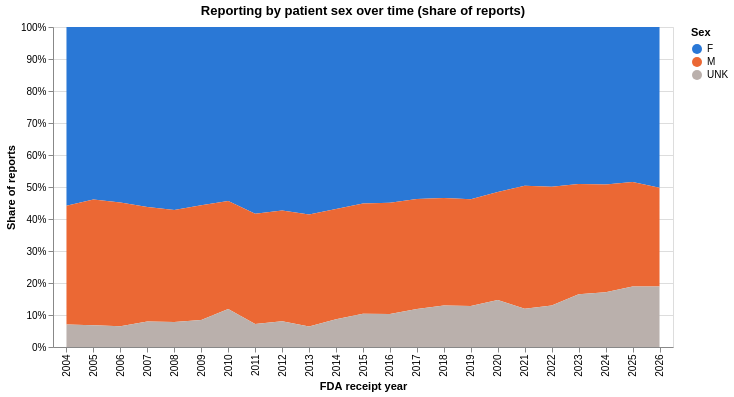

The specification (Vega-Lite) saved for this image:
### Vega-Lite specification from a JSON file in a GitHub repository (floating-point values rounded to 4 significant figures)
{"config": {"view": {"continuousWidth": 300, "continuousHeight": 300}}, "data": {"name": "data-ded1e31a9efbae47abe02aa8d730e516"}, "mark": {"type": "area"}, "encoding": {"color": {"field": "sex", "scale": {"range": ["#2a78d6", "#eb6834", "#BAB0AC"]}, "title": "Sex", "type": "nominal"}, "tooltip": [{"field": "year", "type": "ordinal"}, {"field": "sex", "type": "nominal"}, {"field": "reports", "format": ",", "type": "quantitative"}], "x": {"field": "year", "title": "FDA receipt year", "type": "ordinal"}, "y": {"axis": {"format": "%"}, "field": "reports", "stack": "normalize", "title": "Share of reports", "type": "quantitative"}}, "height": 320, "title": "Reporting by patient sex over time (share of reports)", "width": 620, "$schema": "https://vega.github.io/schema/vega-lite/v6.1.0.json", "datasets": {"data-ded1e31a9efbae47abe02aa8d730e516": [{"year": 2004, "sex": "F", "reports": 114564}, {"year": 2004, "sex": "M", "reports": 76084}, {"year": 2004, "sex": "UNK", "reports": 14504}, {"year": 2005, "sex": "F", "reports": 124285}, {"year": 2005, "sex": "M", "reports": 90460}, {"year": 2005, "sex": "UNK", "reports": 15695}, {"year": 2006, "sex": "F", "reports": 134425}, {"year": 2006, "sex": "M", "reports": 94824}, {"year": 2006, "sex": "UNK", "reports": 15985}, {"year": 2007, "sex": "F", "reports": 148747}, {"year": 2007, "sex": "M", "reports": 94661}, {"year": 2007, "sex": "UNK", "reports": 21117}, {"year": 2008, "sex": "F", "reports": 177064}, {"year": 2008, "sex": "M", "reports": 108274}, {"year": 2008, "sex": "UNK", "reports": 24198}, {"year": 2009, "sex": "F", "reports": 186907}, {"year": 2009, "sex": "M", "reports": 120323}, {"year": 2009, "sex": "UNK", "reports": 28264}, {"year": 2010, "sex": "F", "reports": 258615}, {"year": 2010, "sex": "M", "reports": 160930}, {"year": 2010, "sex": "UNK", "reports": 56393}, {"year": 2011, "sex": "F", "reports": 314150}, {"year": 2011, "sex": "M", "reports": 185622}, {"year": 2011, "sex": "UNK", "reports": 38759}, {"year": 2012, "sex": "F", "reports": 365476}, {"year": 2012, "sex": "M", "reports": 220810}, {"year": 2012, "sex": "UNK", "reports": 51366}, {"year": 2013, "sex": "F", "reports": 450635}, {"year": 2013, "sex": "M", "reports": 269619}, {"year": 2013, "sex": "UNK", "reports": 49014}, {"year": 2014, "sex": "F", "reports": 461272}, {"year": 2014, "sex": "M", "reports": 279985}, {"year": 2014, "sex": "UNK", "reports": 70235}, {"year": 2015, "sex": "F", "reports": 674556}, {"year": 2015, "sex": "M", "reports": 420779}, {"year": 2015, "sex": "UNK", "reports": 127434}, {"year": 2016, "sex": "F", "reports": 627922}, {"year": 2016, "sex": "M", "reports": 397079}, {"year": 2016, "sex": "UNK", "reports": 118195}, {"year": 2017, "sex": "F", "reports": 646177}, {"year": 2017, "sex": "M", "reports": 413660}, {"year": 2017, "sex": "UNK", "reports": 143078}, {"year": 2018, "sex": "F", "reports": 753412}, {"year": 2018, "sex": "M", "reports": 473850}, {"year": 2018, "sex": "UNK", "reports": 182505}, {"year": 2019, "sex": "F", "reports": 765456}, {"year": 2019, "sex": "M", "reports": 473678}, {"year": 2019, "sex": "UNK", "reports": 182118}, {"year": 2020, "sex": "F", "reports": 732178}, {"year": 2020, "sex": "M", "reports": 478823}, {"year": 2020, "sex": "UNK", "reports": 208545}, {"year": 2021, "sex": "F", "reports": 777128}, {"year": 2021, "sex": "M", "reports": 602120}, {"year": 2021, "sex": "UNK", "reports": 187361}, {"year": 2022, "sex": "F", "reports": 762593}, {"year": 2022, "sex": "M", "reports": 565737}, {"year": 2022, "sex": "UNK", "reports": 198504}, {"year": 2023, "sex": "F", "reports": 680080}, {"year": 2023, "sex": "M", "reports": 476538}, {"year": 2023, "sex": "UNK", "reports": 228869}, {"year": 2024, "sex": "F", "reports": 659774}, {"year": 2024, "sex": "M", "reports": 450546}, {"year": 2024, "sex": "UNK", "reports": 229741}, {"year": 2025, "sex": "F", "reports": 673057}, {"year": 2025, "sex": "M", "reports": 453557}, {"year": 2025, "sex": "UNK", "reports": 262504}, {"year": 2026, "sex": "F", "reports": 397747}, {"year": 2026, "sex": "M", "reports": 244573}, {"year": 2026, "sex": "UNK", "reports": 150021}]}}
